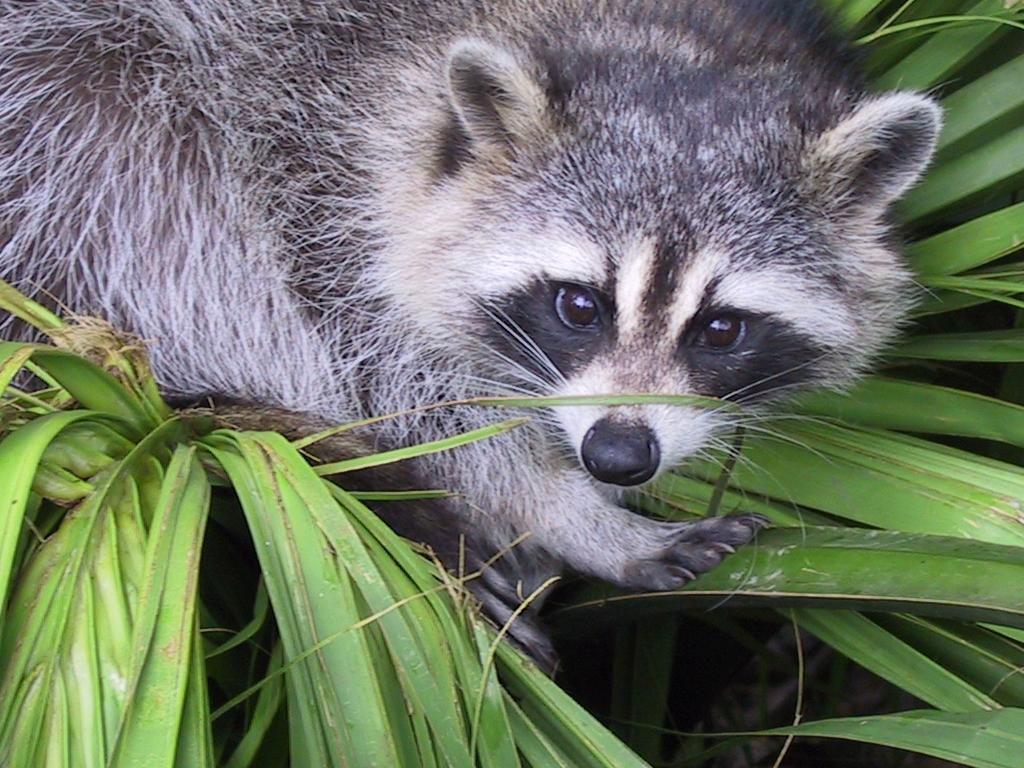
#> input picture 1_array/ex03/animal.jpeg, 1024 x 768 px
$ python zoom.py
#> lines starting #> are read from the running program, lines starting #| are printed output that depends on the picture
### 1_array/ex03/load_image.py
import numpy as np
from PIL import Image


def ft_load(path: str) -> np.ndarray:
    """
    Loads an image, prints its format/shape,
    and returns its RGB pixel content as a numpy array.
    """
#> called with path = 'animal.jpeg'
    try:
        assert isinstance(path, str) and len(path.strip()) > 0, \
            "Path must be a valid string."
        assert path.lower().endswith(('.jpg', '.jpeg', '.png')), \
            "Unsupported format."

        img = Image.open(path)
#> img is the input picture: PIL image 1024x768 RGB; mean R, G, B 110.7, 117.7, 102.1

        img_rgb = img.convert("RGB")
        res_array = np.array(img_rgb)

        print(f"The shape of the image is: {res_array.shape}")
#| The shape of the image is: (768, 1024, 3)
        print(res_array)
#> (printed output is left out)

        return res_array

    except AssertionError as e:
        print(f"AssertionError: {e}")
    except Exception as e:
        print(f"Exception: {e}")

### 1_array/ex03/zoom.py
from load_image import ft_load
import matplotlib.pyplot as plt


def main():
    try:
        starting_img = ft_load("animal.jpeg")
        print(starting_img)
#> (printed output is left out)

        zoomed_img = starting_img[25:525, 440:940, :1]
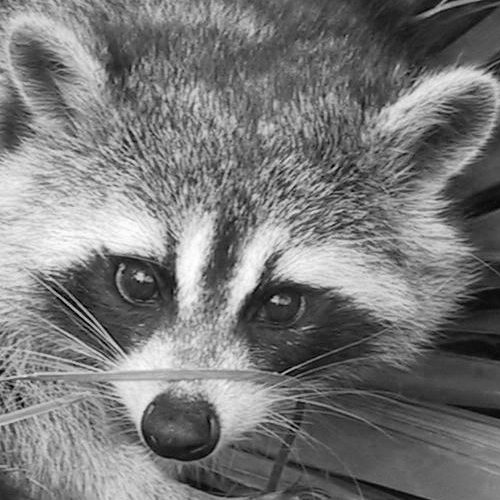
#> zoomed_img: shape (500, 500, 1); min 0, max 255, mean 120.2
        print(f"New shape after slicing: {zoomed_img.shape} "
              f"or {zoomed_img.shape[:2]}")
#| New shape after slicing: (500, 500, 1) or (500, 500)
        print(zoomed_img)
#> (printed output is left out)

        plt.imshow(zoomed_img, cmap='gray')
        plt.show()

    except AssertionError as e:
        print(f"AssertionError: {e}")
    except Exception as e:
        print(f"Exception: {e}")


if __name__ == "__main__":
    main()
